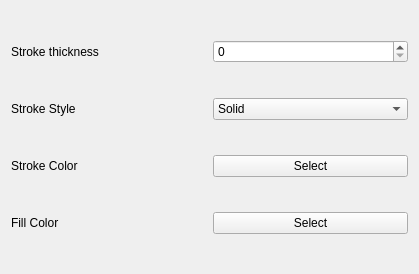
<?xml version="1.0" encoding="UTF-8"?>
<ui version="4.0">
 <class>Material</class>
 <widget class="QWidget" name="Material">
  <property name="geometry">
   <rect>
    <x>0</x>
    <y>0</y>
    <width>419</width>
    <height>274</height>
   </rect>
  </property>
  <property name="windowTitle">
   <string>Form</string>
  </property>
  <layout class="QVBoxLayout" name="verticalLayout">
   <item>
    <layout class="QHBoxLayout" name="horizontalLayout">
     <item>
      <widget class="QLabel" name="label">
       <property name="text">
        <string>Stroke thickness</string>
       </property>
      </widget>
     </item>
     <item>
      <widget class="QSpinBox" name="spinBoxThickness"/>
     </item>
    </layout>
   </item>
   <item>
    <layout class="QHBoxLayout" name="horizontalLayout_2">
     <item>
      <widget class="QLabel" name="label_2">
       <property name="text">
        <string>Stroke Style</string>
       </property>
      </widget>
     </item>
     <item>
      <widget class="QComboBox" name="comboBoxStyle">
       <item>
        <property name="text">
         <string>Solid</string>
        </property>
       </item>
       <item>
        <property name="text">
         <string>Dashed</string>
        </property>
       </item>
      </widget>
     </item>
    </layout>
   </item>
   <item>
    <layout class="QHBoxLayout" name="horizontalLayout_3">
     <item>
      <widget class="QLabel" name="label_3">
       <property name="text">
        <string>Stroke Color</string>
       </property>
      </widget>
     </item>
     <item>
      <widget class="QPushButton" name="pushButtonStrokeColor">
       <property name="text">
        <string>Select</string>
       </property>
      </widget>
     </item>
    </layout>
   </item>
   <item>
    <layout class="QHBoxLayout" name="horizontalLayout_4">
     <item>
      <widget class="QLabel" name="label_4">
       <property name="text">
        <string>Fill Color</string>
       </property>
      </widget>
     </item>
     <item>
      <widget class="QPushButton" name="pushButtonFillColor">
       <property name="text">
        <string>Select</string>
       </property>
      </widget>
     </item>
    </layout>
   </item>
  </layout>
 </widget>
 <resources/>
 <connections/>
</ui>
